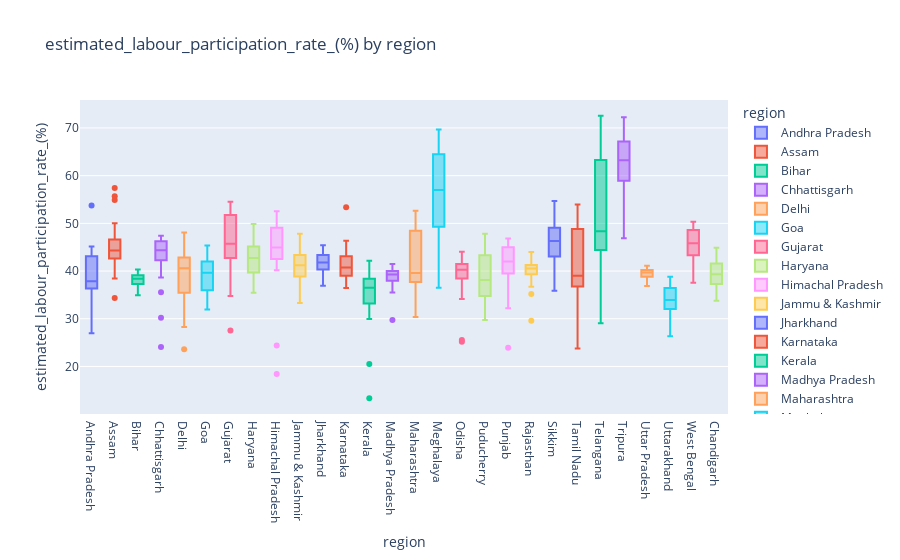

Notebook code for this chart:
### Code cell
import plotly.express as px

fig = px.box(df, x='region',y='estimated_labour_participation_rate_(%)',color='region',title="estimated_labour_participation_rate_(%) by region")

fig.show()

### Figure 1 — Plotly figure (JSON) as saved in the notebook; plotly's stock layout.template omitted (floating-point values rounded to 4 significant figures)
{"data": [{"alignmentgroup": "True", "hovertemplate": "region=%{x}<br>estimated_labour_participation_rate_(%)=%{y}<extra></extra>", "legendgroup": "Andhra Pradesh", "marker": {"color": "#636efa"}, "name": "Andhra Pradesh", "notched": false, "offsetgroup": "Andhra Pradesh", "orientation": "v", "showlegend": true, "type": "box", "x": ["Andhra Pradesh", "Andhra Pradesh", "Andhra Pradesh", "Andhra Pradesh", "Andhra Pradesh", "Andhra Pradesh", "Andhra Pradesh", "Andhra Pradesh", "Andhra Pradesh", "Andhra Pradesh", "Andhra Pradesh", "Andhra Pradesh", "Andhra Pradesh", "Andhra Pradesh", "Andhra Pradesh", "Andhra Pradesh", "Andhra Pradesh", "Andhra Pradesh", "Andhra Pradesh", "Andhra Pradesh", "Andhra Pradesh", "Andhra Pradesh", "Andhra Pradesh", "Andhra Pradesh", "Andhra Pradesh", "Andhra Pradesh", "Andhra Pradesh", "Andhra Pradesh"], "x0": " ", "xaxis": "x", "y": [43.24, 42.05, 43.5, 43.97, 44.68, 43.01, 41, 45.14, 43.46, 42.83, 40.66, 36.03, 38.16, 53.76, 37.45, 36.76, 36.1, 36.29, 36.69, 36.41, 36.62, 38.61, 35.91, 36.84, 36.08, 26.97, 32.69, 37.61], "y0": " ", "yaxis": "y"}, {"alignmentgroup": "True", "hovertemplate": "region=%{x}<br>estimated_labour_participation_rate_(%)=%{y}<extra></extra>", "legendgroup": "Assam", "marker": {"color": "#EF553B"}, "name": "Assam", "notched": false, "offsetgroup": "Assam", "orientation": "v", "showlegend": true, "type": "box", "x": ["Assam", "Assam", "Assam", "Assam", "Assam", "Assam", "Assam", "Assam", "Assam", "Assam", "Assam", "Assam", "Assam", "Assam", "Assam", "Assam", "Assam", "Assam", "Assam", "Assam", "Assam", "Assam", "Assam", "Assam", "Assam", "Assam"], "x0": " ", "xaxis": "x", "y": [57.39, 43.87, 48.21, 45.83, 55.67, 40.76, 46.64, 54.9, 40.17, 47.05, 50, 34.38, 44.92, 45.17, 44.32, 43.81, 42.66, 44.01, 44.59, 44.26, 42.82, 43.9, 45.03, 38.45, 39.04, 38.73], "y0": " ", "yaxis": "y"}, {"alignmentgroup": "True", "hovertemplate": "region=%{x}<br>estimated_labour_participation_rate_(%)=%{y}<extra></extra>", "legendgroup": "Bihar", "marker": {"color": "#00cc96"}, "name": "Bihar", "notched": false, "offsetgroup": "Bihar", "orientation": "v", "showlegend": true, "type": "box", "x": ["Bihar", "Bihar", "Bihar", "Bihar", "Bihar", "Bihar", "Bihar", "Bihar", "Bihar", "Bihar", "Bihar", "Bihar", "Bihar", "Bihar", "Bihar", "Bihar", "Bihar", "Bihar", "Bihar", "Bihar", "Bihar", "Bihar", "Bihar", "Bihar", "Bihar", "Bihar", "Bihar", "Bihar"], "x0": " ", "xaxis": "x", "y": [39.75, 39.71, 39.66, 36.85, 38.57, 40.31, 37.51, 37.25, 37.54, 37.28, 38.88, 38.63, 38.5, 37.4, 39.8, 39.35, 38.36, 38.03, 39.25, 38.45, 38.86, 36.29, 38.99, 37.87, 37.29, 34.94, 36.45, 36.54], "y0": " ", "yaxis": "y"}, {"alignmentgroup": "True", "hovertemplate": "region=%{x}<br>estimated_labour_participation_rate_(%)=%{y}<extra></extra>", "legendgroup": "Chhattisgarh", "marker": {"color": "#ab63fa"}, "name": "Chhattisgarh", "notched": false, "offsetgroup": "Chhattisgarh", "orientation": "v", "showlegend": true, "type": "box", "x": ["Chhattisgarh", "Chhattisgarh", "Chhattisgarh", "Chhattisgarh", "Chhattisgarh", "Chhattisgarh", "Chhattisgarh", "Chhattisgarh", "Chhattisgarh", "Chhattisgarh", "Chhattisgarh", "Chhattisgarh", "Chhattisgarh", "Chhattisgarh", "Chhattisgarh", "Chhattisgarh", "Chhattisgarh", "Chhattisgarh", "Chhattisgarh", "Chhattisgarh", "Chhattisgarh", "Chhattisgarh", "Chhattisgarh", "Chhattisgarh", "Chhattisgarh", "Chhattisgarh", "Chhattisgarh", "Chhattisgarh"], "x0": " ", "xaxis": "x", "y": [42.89, 43.71, 43.53, 42.55, 43.38, 46.28, 43.56, 42.59, 42.03, 45.05, 44.98, 39.43, 35.56, 38.66, 45.61, 45.88, 45.85, 46.91, 46.8, 46.82, 46.59, 45.59, 46.21, 47.14, 47.39, 24.06, 30.24, 39.41], "y0": " ", "yaxis": "y"}, {"alignmentgroup": "True", "hovertemplate": "region=%{x}<br>estimated_labour_participation_rate_(%)=%{y}<extra></extra>", "legendgroup": "Delhi", "marker": {"color": "#FFA15A"}, "name": "Delhi", "notched": false, "offsetgroup": "Delhi", "orientation": "v", "showlegend": true, "type": "box", "x": ["Delhi", "Delhi", "Delhi", "Delhi", "Delhi", "Delhi", "Delhi", "Delhi", "Delhi", "Delhi", "Delhi", "Delhi", "Delhi", "Delhi", "Delhi", "Delhi", "Delhi", "Delhi", "Delhi", "Delhi", "Delhi", "Delhi", "Delhi", "Delhi", "Delhi", "Delhi", "Delhi", "Delhi"], "x0": " ", "xaxis": "x", "y": [42.33, 35.74, 40.53, 35.21, 40.68, 37.9, 42.71, 37.08, 38.36, 35.84, 37.45, 30.21, 34.65, 29.22, 44.17, 42.71, 42.34, 42.9, 47.36, 45.78, 43.02, 42.56, 48.09, 44.18, 42.82, 23.59, 28.28, 34.32], "y0": " ", "yaxis": "y"}, {"alignmentgroup": "True", "hovertemplate": "region=%{x}<br>estimated_labour_participation_rate_(%)=%{y}<extra></extra>", "legendgroup": "Goa", "marker": {"color": "#19d3f3"}, "name": "Goa", "notched": false, "offsetgroup": "Goa", "orientation": "v", "showlegend": true, "type": "box", "x": ["Goa", "Goa", "Goa", "Goa", "Goa", "Goa", "Goa", "Goa", "Goa", "Goa", "Goa", "Goa", "Goa", "Goa", "Goa", "Goa", "Goa", "Goa", "Goa", "Goa", "Goa", "Goa", "Goa", "Goa"], "x0": " ", "xaxis": "x", "y": [39.16, 38.19, 39.81, 39.61, 35.78, 40.36, 44.09, 38.7, 35.36, 36.11, 45.36, 33.71, 34.17, 43.96, 40, 31.97, 39.92, 41.27, 45.22, 42.77, 35.95, 39.73, 36.05, 44.74], "y0": " ", "yaxis": "y"}, {"alignmentgroup": "True", "hovertemplate": "region=%{x}<br>estimated_labour_participation_rate_(%)=%{y}<extra></extra>", "legendgroup": "Gujarat", "marker": {"color": "#FF6692"}, "name": "Gujarat", "notched": false, "offsetgroup": "Gujarat", "orientation": "v", "showlegend": true, "type": "box", "x": ["Gujarat", "Gujarat", "Gujarat", "Gujarat", "Gujarat", "Gujarat", "Gujarat", "Gujarat", "Gujarat", "Gujarat", "Gujarat", "Gujarat", "Gujarat", "Gujarat", "Gujarat", "Gujarat", "Gujarat", "Gujarat", "Gujarat", "Gujarat", "Gujarat", "Gujarat", "Gujarat", "Gujarat", "Gujarat", "Gujarat", "Gujarat", "Gujarat"], "x0": " ", "xaxis": "x", "y": [52.03, 50.12, 54.21, 50.57, 51.01, 52.27, 54.55, 51.51, 54.07, 53.48, 52.06, 34.77, 46.31, 47.72, 41.67, 44.57, 42.54, 43.72, 41.75, 45.14, 43.5, 43.75, 42.19, 46.31, 42.9, 36.33, 27.52, 44.26], "y0": " ", "yaxis": "y"}, {"alignmentgroup": "True", "hovertemplate": "region=%{x}<br>estimated_labour_participation_rate_(%)=%{y}<extra></extra>", "legendgroup": "Haryana", "marker": {"color": "#B6E880"}, "name": "Haryana", "notched": false, "offsetgroup": "Haryana", "orientation": "v", "showlegend": true, "type": "box", "x": ["Haryana", "Haryana", "Haryana", "Haryana", "Haryana", "Haryana", "Haryana", "Haryana", "Haryana", "Haryana", "Haryana", "Haryana", "Haryana", "Haryana", "Haryana", "Haryana", "Haryana", "Haryana", "Haryana", "Haryana", "Haryana", "Haryana", "Haryana", "Haryana", "Haryana", "Haryana", "Haryana", "Haryana"], "x0": " ", "xaxis": "x", "y": [45.12, 45.23, 42.17, 48.23, 44.72, 46.07, 42.48, 47.4, 43.74, 45.37, 41.4, 49.85, 42.78, 48.53, 43.18, 43.06, 38.77, 39.87, 43.7, 42.58, 39.18, 39.57, 42.75, 42.32, 36.73, 35.48, 38.27, 38.09], "y0": " ", "yaxis": "y"}, {"alignmentgroup": "True", "hovertemplate": "region=%{x}<br>estimated_labour_participation_rate_(%)=%{y}<extra></extra>", "legendgroup": "Himachal Pradesh", "marker": {"color": "#FF97FF"}, "name": "Himachal Pradesh", "notched": false, "offsetgroup": "Himachal Pradesh", "orientation": "v", "showlegend": true, "type": "box", "x": ["Himachal Pradesh", "Himachal Pradesh", "Himachal Pradesh", "Himachal Pradesh", "Himachal Pradesh", "Himachal Pradesh", "Himachal Pradesh", "Himachal Pradesh", "Himachal Pradesh", "Himachal Pradesh", "Himachal Pradesh", "Himachal Pradesh", "Himachal Pradesh", "Himachal Pradesh", "Himachal Pradesh", "Himachal Pradesh", "Himachal Pradesh", "Himachal Pradesh", "Himachal Pradesh", "Himachal Pradesh", "Himachal Pradesh", "Himachal Pradesh", "Himachal Pradesh", "Himachal Pradesh", "Himachal Pradesh", "Himachal Pradesh", "Himachal Pradesh", "Himachal Pradesh"], "x0": " ", "xaxis": "x", "y": [44.23, 41.18, 44.91, 44.91, 45.02, 42.81, 48.5, 44.05, 45.11, 42.45, 40.17, 18.43, 42.62, 41.2, 45.27, 49.58, 49.22, 51.17, 45.87, 49.69, 52.17, 52.55, 48.92, 50.82, 48.74, 24.42, 43.55, 40.66], "y0": " ", "yaxis": "y"}, {"alignmentgroup": "True", "hovertemplate": "region=%{x}<br>estimated_labour_participation_rate_(%)=%{y}<extra></extra>", "legendgroup": "Jammu & Kashmir", "marker": {"color": "#FECB52"}, "name": "Jammu & Kashmir", "notched": false, "offsetgroup": "Jammu & Kashmir", "orientation": "v", "showlegend": true, "type": "box", "x": ["Jammu & Kashmir", "Jammu & Kashmir", "Jammu & Kashmir", "Jammu & Kashmir", "Jammu & Kashmir", "Jammu & Kashmir", "Jammu & Kashmir", "Jammu & Kashmir", "Jammu & Kashmir", "Jammu & Kashmir", "Jammu & Kashmir", "Jammu & Kashmir", "Jammu & Kashmir", "Jammu & Kashmir", "Jammu & Kashmir", "Jammu & Kashmir", "Jammu & Kashmir", "Jammu & Kashmir", "Jammu & Kashmir", "Jammu & Kashmir", "Jammu & Kashmir"], "x0": " ", "xaxis": "x", "y": [40.57, 39.02, 41.71, 44.17, 43.08, 39.69, 42.56, 38.25, 39.06, 38.46, 34.94, 46.74, 45.17, 47.8, 42.63, 44.92, 40.71, 41.4, 41.23, 36.21, 33.33], "y0": " ", "yaxis": "y"}, {"alignmentgroup": "True", "hovertemplate": "region=%{x}<br>estimated_labour_participation_rate_(%)=%{y}<extra></extra>", "legendgroup": "Jharkhand", "marker": {"color": "#636efa"}, "name": "Jharkhand", "notched": false, "offsetgroup": "Jharkhand", "orientation": "v", "showlegend": true, "type": "box", "x": ["Jharkhand", "Jharkhand", "Jharkhand", "Jharkhand", "Jharkhand", "Jharkhand", "Jharkhand", "Jharkhand", "Jharkhand", "Jharkhand", "Jharkhand", "Jharkhand", "Jharkhand", "Jharkhand", "Jharkhand", "Jharkhand", "Jharkhand", "Jharkhand", "Jharkhand", "Jharkhand", "Jharkhand", "Jharkhand", "Jharkhand", "Jharkhand", "Jharkhand", "Jharkhand", "Jharkhand", "Jharkhand"], "x0": " ", "xaxis": "x", "y": [39.04, 41.12, 39.66, 40.83, 41.24, 42.33, 40.26, 41.09, 42.43, 44.05, 37.96, 36.92, 37.03, 40.65, 43.25, 43.51, 42.82, 43.35, 44.18, 44.82, 43.17, 43.14, 44.33, 45.42, 43.34, 39.92, 40.49, 40.43], "y0": " ", "yaxis": "y"}, {"alignmentgroup": "True", "hovertemplate": "region=%{x}<br>estimated_labour_participation_rate_(%)=%{y}<extra></extra>", "legendgroup": "Karnataka", "marker": {"color": "#EF553B"}, "name": "Karnataka", "notched": false, "offsetgroup": "Karnataka", "orientation": "v", "showlegend": true, "type": "box", "x": ["Karnataka", "Karnataka", "Karnataka", "Karnataka", "Karnataka", "Karnataka", "Karnataka", "Karnataka", "Karnataka", "Karnataka", "Karnataka", "Karnataka", "Karnataka", "Karnataka", "Karnataka", "Karnataka", "Karnataka", "Karnataka", "Karnataka", "Karnataka", "Karnataka", "Karnataka", "Karnataka", "Karnataka", "Karnataka", "Karnataka", "Karnataka", "Karnataka"], "x0": " ", "xaxis": "x", "y": [46.36, 43.12, 38.42, 39.93, 44.45, 43.1, 36.45, 39.92, 44.52, 41.33, 40.85, 43.25, 43.09, 53.37, 40.62, 40.89, 39.09, 38.04, 39, 39.7, 38.6, 37.66, 38.94, 39.45, 41.55, 42.14, 43.9, 39.93], "y0": " ", "yaxis": "y"}, {"alignmentgroup": "True", "hovertemplate": "region=%{x}<br>estimated_labour_participation_rate_(%)=%{y}<extra></extra>", "legendgroup": "Kerala", "marker": {"color": "#00cc96"}, "name": "Kerala", "notched": false, "offsetgroup": "Kerala", "orientation": "v", "showlegend": true, "type": "box", "x": ["Kerala", "Kerala", "Kerala", "Kerala", "Kerala", "Kerala", "Kerala", "Kerala", "Kerala", "Kerala", "Kerala", "Kerala", "Kerala", "Kerala", "Kerala", "Kerala", "Kerala", "Kerala", "Kerala", "Kerala", "Kerala", "Kerala", "Kerala", "Kerala", "Kerala", "Kerala", "Kerala", "Kerala"], "x0": " ", "xaxis": "x", "y": [38.07, 42.19, 34.96, 39.9, 38.97, 40.02, 32.71, 38.67, 37.66, 38.84, 30.87, 13.33, 33.62, 37.01, 36.65, 37.42, 33.13, 35.91, 36.57, 36.49, 32.36, 35.56, 36.53, 36.48, 33.24, 20.51, 29.95, 38.68], "y0": " ", "yaxis": "y"}, {"alignmentgroup": "True", "hovertemplate": "region=%{x}<br>estimated_labour_participation_rate_(%)=%{y}<extra></extra>", "legendgroup": "Madhya Pradesh", "marker": {"color": "#ab63fa"}, "name": "Madhya Pradesh", "notched": false, "offsetgroup": "Madhya Pradesh", "orientation": "v", "showlegend": true, "type": "box", "x": ["Madhya Pradesh", "Madhya Pradesh", "Madhya Pradesh", "Madhya Pradesh", "Madhya Pradesh", "Madhya Pradesh", "Madhya Pradesh", "Madhya Pradesh", "Madhya Pradesh", "Madhya Pradesh", "Madhya Pradesh", "Madhya Pradesh", "Madhya Pradesh", "Madhya Pradesh", "Madhya Pradesh", "Madhya Pradesh", "Madhya Pradesh", "Madhya Pradesh", "Madhya Pradesh", "Madhya Pradesh", "Madhya Pradesh", "Madhya Pradesh", "Madhya Pradesh", "Madhya Pradesh", "Madhya Pradesh", "Madhya Pradesh", "Madhya Pradesh", "Madhya Pradesh"], "x0": " ", "xaxis": "x", "y": [37.97, 40.48, 40.2, 41.25, 39.4, 41.46, 39.44, 40.77, 39.35, 39.57, 38.9, 37.88, 39.24, 41.5, 38.96, 38.8, 37.67, 40.6, 39.67, 38.2, 37.94, 39.83, 39.59, 37.68, 36.68, 29.76, 35.49, 38.72], "y0": " ", "yaxis": "y"}, {"alignmentgroup": "True", "hovertemplate": "region=%{x}<br>estimated_labour_participation_rate_(%)=%{y}<extra></extra>", "legendgroup": "Maharashtra", "marker": {"color": "#FFA15A"}, "name": "Maharashtra", "notched": false, "offsetgroup": "Maharashtra", "orientation": "v", "showlegend": true, "type": "box", "x": ["Maharashtra", "Maharashtra", "Maharashtra", "Maharashtra", "Maharashtra", "Maharashtra", "Maharashtra", "Maharashtra", "Maharashtra", "Maharashtra", "Maharashtra", "Maharashtra", "Maharashtra", "Maharashtra", "Maharashtra", "Maharashtra", "Maharashtra", "Maharashtra", "Maharashtra", "Maharashtra", "Maharashtra", "Maharashtra", "Maharashtra", "Maharashtra", "Maharashtra", "Maharashtra", "Maharashtra", "Maharashtra"], "x0": " ", "xaxis": "x", "y": [47.11, 45.69, 48.8, 52.67, 49.74, 47.61, 48.53, 50.98, 50.36, 49.36, 45.6, 37.42, 41.21, 48.34, 38.3, 39.3, 38.81, 37.84, 39.58, 39.05, 39.61, 37.57, 37.32, 37.61, 37.8, 30.86, 30.38, 37.04], "y0": " ", "yaxis": "y"}, {"alignmentgroup": "True", "hovertemplate": "region=%{x}<br>estimated_labour_participation_rate_(%)=%{y}<extra></extra>", "legendgroup": "Meghalaya", "marker": {"color": "#19d3f3"}, "name": "Meghalaya", "notched": false, "offsetgroup": "Meghalaya", "orientation": "v", "showlegend": true, "type": "box", "x": ["Meghalaya", "Meghalaya", "Meghalaya", "Meghalaya", "Meghalaya", "Meghalaya", "Meghalaya", "Meghalaya", "Meghalaya", "Meghalaya", "Meghalaya", "Meghalaya", "Meghalaya", "Meghalaya", "Meghalaya", "Meghalaya", "Meghalaya", "Meghalaya", "Meghalaya", "Meghalaya", "Meghalaya", "Meghalaya", "Meghalaya", "Meghalaya", "Meghalaya", "Meghalaya", "Meghalaya"], "x0": " ", "xaxis": "x", "y": [66.13, 61.09, 66.67, 60.86, 66.02, 63.44, 69.03, 63.18, 69.66, 64.06, 67.46, 48.83, 57.26, 64.63, 47.79, 48.29, 56.55, 52.27, 50.77, 47.71, 57.02, 53.04, 51.53, 47.26, 55.64, 36.51, 48.48], "y0": " ", "yaxis": "y"}, {"alignmentgroup": "True", "hovertemplate": "region=%{x}<br>estimated_labour_participation_rate_(%)=%{y}<extra></extra>", "legendgroup": "Odisha", "marker": {"color": "#FF6692"}, "name": "Odisha", "notched": false, "offsetgroup": "Odisha", "orientation": "v", "showlegend": true, "type": "box", "x": ["Odisha", "Odisha", "Odisha", "Odisha", "Odisha", "Odisha", "Odisha", "Odisha", "Odisha", "Odisha", "Odisha", "Odisha", "Odisha", "Odisha", "Odisha", "Odisha", "Odisha", "Odisha", "Odisha", "Odisha", "Odisha", "Odisha", "Odisha", "Odisha", "Odisha", "Odisha", "Odisha", "Odisha"], "x0": " ", "xaxis": "x", "y": [40.47, 39.94, 43.05, 42.13, 40.32, 41.88, 44.06, 40.91, 39.09, 41.98, 39.55, 25.16, 36.48, 36.36, 41.26, 38.39, 40.99, 40.25, 42.15, 40.51, 41.71, 38.46, 41.05, 38.97, 39.93, 25.53, 34.12, 35.24], "y0": " ", "yaxis": "y"}, {"alignmentgroup": "True", "hovertemplate": "region=%{x}<br>estimated_labour_participation_rate_(%)=%{y}<extra></extra>", "legendgroup": "Puducherry", "marker": {"color": "#B6E880"}, "name": "Puducherry", "notched": false, "offsetgroup": "Puducherry", "orientation": "v", "showlegend": true, "type": "box", "x": ["Puducherry", "Puducherry", "Puducherry", "Puducherry", "Puducherry", "Puducherry", "Puducherry", "Puducherry", "Puducherry", "Puducherry", "Puducherry", "Puducherry", "Puducherry", "Puducherry", "Puducherry", "Puducherry", "Puducherry", "Puducherry", "Puducherry", "Puducherry", "Puducherry", "Puducherry", "Puducherry", "Puducherry", "Puducherry", "Puducherry"], "x0": " ", "xaxis": "x", "y": [43.08, 45.95, 34.56, 47.83, 43.34, 44.85, 35, 45.07, 43.18, 45.38, 35.23, 46.79, 35.71, 37.73, 34.77, 42.41, 35.73, 38.86, 34.19, 40.42, 34.59, 38.5, 34.12, 35.54, 31.25, 29.73], "y0": " ", "yaxis": "y"}, {"alignmentgroup": "True", "hovertemplate": "region=%{x}<br>estimated_labour_participation_rate_(%)=%{y}<extra></extra>", "legendgroup": "Punjab", "marker": {"color": "#FF97FF"}, "name": "Punjab", "notched": false, "offsetgroup": "Punjab", "orientation": "v", "showlegend": true, "type": "box", "x": ["Punjab", "Punjab", "Punjab", "Punjab", "Punjab", "Punjab", "Punjab", "Punjab", "Punjab", "Punjab", "Punjab", "Punjab", "Punjab", "Punjab", "Punjab", "Punjab", "Punjab", "Punjab", "Punjab", "Punjab", "Punjab", "Punjab", "Punjab", "Punjab", "Punjab", "Punjab", "Punjab", "Punjab"], "x0": " ", "xaxis": "x", "y": [44.79, 45.79, 46.5, 44.08, 45.49, 45.66, 45.55, 43.4, 45.22, 44.19, 46.85, 32.2, 41.14, 43.9, 40.03, 40.02, 42.62, 41.61, 39.97, 37.1, 41.82, 42.17, 39.04, 37.82, 41.29, 23.95, 34.71, 34.96], "y0": " ", "yaxis": "y"}, {"alignmentgroup": "True", "hovertemplate": "region=%{x}<br>estimated_labour_participation_rate_(%)=%{y}<extra></extra>", "legendgroup": "Rajasthan", "marker": {"color": "#FECB52"}, "name": "Rajasthan", "notched": false, "offsetgroup": "Rajasthan", "orientation": "v", "showlegend": true, "type": "box", "x": ["Rajasthan", "Rajasthan", "Rajasthan", "Rajasthan", "Rajasthan", "Rajasthan", "Rajasthan", "Rajasthan", "Rajasthan", "Rajasthan", "Rajasthan", "Rajasthan", "Rajasthan", "Rajasthan", "Rajasthan", "Rajasthan", "Rajasthan", "Rajasthan", "Rajasthan", "Rajasthan", "Rajasthan", "Rajasthan", "Rajasthan", "Rajasthan", "Rajasthan", "Rajasthan", "Rajasthan", "Rajasthan"], "x0": " ", "xaxis": "x", "y": [38.52, 41.02, 39.78, 41.48, 39.24, 42.69, 40.87, 43, 40.12, 41.83, 39.47, 35.21, 41.11, 43.98, 39.44, 40.73, 40.38, 40.34, 39.15, 40.8, 40.73, 40.9, 41.59, 41.62, 39.71, 29.57, 36.71, 39.26], "y0": " ", "yaxis": "y"}, {"alignmentgroup": "True", "hovertemplate": "region=%{x}<br>estimated_labour_participation_rate_(%)=%{y}<extra></extra>", "legendgroup": "Sikkim", "marker": {"color": "#636efa"}, "name": "Sikkim", "notched": false, "offsetgroup": "Sikkim", "orientation": "v", "showlegend": true, "type": "box", "x": ["Sikkim", "Sikkim", "Sikkim", "Sikkim", "Sikkim", "Sikkim", "Sikkim", "Sikkim", "Sikkim", "Sikkim", "Sikkim", "Sikkim", "Sikkim", "Sikkim", "Sikkim", "Sikkim", "Sikkim"], "x0": " ", "xaxis": "x", "y": [44.06, 53.04, 46.3, 37.72, 42.36, 48.61, 48.13, 54.67, 46.63, 45.61, 46.97, 53.8, 45.24, 50.57, 40.31, 43.32, 35.85], "y0": " ", "yaxis": "y"}, {"alignmentgroup": "True", "hovertemplate": "region=%{x}<br>estimated_labour_participation_rate_(%)=%{y}<extra></extra>", "legendgroup": "Tamil Nadu", "marker": {"color": "#EF553B"}, "name": "Tamil Nadu", "notched": false, "offsetgroup": "Tamil Nadu", "orientation": "v", "showlegend": true, "type": "box", "x": ["Tamil Nadu", "Tamil Nadu", "Tamil Nadu", "Tamil Nadu", "Tamil Nadu", "Tamil Nadu", "Tamil Nadu", "Tamil Nadu", "Tamil Nadu", "Tamil Nadu", "Tamil Nadu", "Tamil Nadu", "Tamil Nadu", "Tamil Nadu", "Tamil Nadu", "Tamil Nadu", "Tamil Nadu", "Tamil Nadu", "Tamil Nadu", "Tamil Nadu", "Tamil Nadu", "Tamil Nadu", "Tamil Nadu", "Tamil Nadu", "Tamil Nadu", "Tamil Nadu", "Tamil Nadu", "Tamil Nadu"], "x0": " ", "xaxis": "x", "y": [49.44, 50.99, 53.94, 52.17, 45.62, 48.55, 50.95, 48.8, 46.23, 48.86, 51.56, 33.05, 28.6, 31.49, 37.31, 39.16, 38.89, 41.13, 37.76, 38.42, 37.38, 41.29, 37.64, 37.48, 36.17, 26.17, 23.77, 31.6], "y0": " ", "yaxis": "y"}, {"alignmentgroup": "True", "hovertemplate": "region=%{x}<br>estimated_labour_participation_rate_(%)=%{y}<extra></extra>", "legendgroup": "Telangana", "marker": {"color": "#00cc96"}, "name": "Telangana", "notched": false, "offsetgroup": "Telangana", "orientation": "v", "showlegend": true, "type": "box", "x": ["Telangana", "Telangana", "Telangana", "Telangana", "Telangana", "Telangana", "Telangana", "Telangana", "Telangana", "Telangana", "Telangana", "Telangana", "Telangana", "Telangana", "Telangana", "Telangana", "Telangana", "Telangana", "Telangana", "Telangana", "Telangana", "Telangana", "Telangana", "Telangana", "Telangana", "Telangana", "Telangana", "Telangana"], "x0": " ", "xaxis": "x", "y": [61.74, 62.19, 64.4, 59.23, 72.57, 66.49, 65.17, 60.61, 68.51, 66.92, 68.53, 49.44, 61, 58.97, 44.59, 45.43, 44.36, 45.39, 47.28, 44.51, 43.87, 43.13, 45.95, 45.78, 43.65, 29.05, 37.63, 37.68], "y0": " ", "yaxis": "y"}, {"alignmentgroup": "True", "hovertemplate": "region=%{x}<br>estimated_labour_participation_rate_(%)=%{y}<extra></extra>", "legendgroup": "Tripura", "marker": {"color": "#ab63fa"}, "name": "Tripura", "notched": false, "offsetgroup": "Tripura", "orientation": "v", "showlegend": true, "type": "box", "x": ["Tripura", "Tripura", "Tripura", "Tripura", "Tripura", "Tripura", "Tripura", "Tripura", "Tripura", "Tripura", "Tripura", "Tripura", "Tripura", "Tripura", "Tripura", "Tripura", "Tripura", "Tripura", "Tripura", "Tripura", "Tripura", "Tripura", "Tripura", "Tripura", "Tripura", "Tripura", "Tripura", "Tripura"], "x0": " ", "xaxis": "x", "y": [64.47, 67.4, 60.54, 58.29, 65.9, 68.21, 64.29, 63.02, 68.61, 69.88, 68.28, 52.63, 46.9, 59.74, 69.5, 58.8, 59.1, 59.07, 66.9, 60, 62.14, 63.41, 72.26, 66.04, 63.56, 47.65, 48.31, 56.17], "y0": " ", "yaxis": "y"}, {"alignmentgroup": "True", "hovertemplate": "region=%{x}<br>estimated_labour_participation_rate_(%)=%{y}<extra></extra>", "legendgroup": "Uttar Pradesh", "marker": {"color": "#FFA15A"}, "name": "Uttar Pradesh", "notched": false, "offsetgroup": "Uttar Pradesh", "orientation": "v", "showlegend": true, "type": "box", "x": ["Uttar Pradesh", "Uttar Pradesh", "Uttar Pradesh", "Uttar Pradesh", "Uttar Pradesh", "Uttar Pradesh", "Uttar Pradesh", "Uttar Pradesh", "Uttar Pradesh", "Uttar Pradesh", "Uttar Pradesh", "Uttar Pradesh", "Uttar Pradesh", "Uttar Pradesh", "Uttar Pradesh", "Uttar Pradesh", "Uttar Pradesh", "Uttar Pradesh", "Uttar Pradesh", "Uttar Pradesh", "Uttar Pradesh", "Uttar Pradesh", "Uttar Pradesh", "Uttar Pradesh", "Uttar Pradesh", "Uttar Pradesh", "Uttar Pradesh", "Uttar Pradesh"], "x0": " ", "xaxis": "x", "y": [39.96, 39.32, 38.78, 40.24, 38.79, 39.07, 38.01, 39.77, 39.67, 39.13, 38.53, 40.37, 37.52, 36.89, 40.43, 39.75, 40.43, 40.87, 40.07, 39.71, 40.6, 40.21, 39.52, 39.54, 40, 37.74, 41.1, 38.09], "y0": " ", "yaxis": "y"}, {"alignmentgroup": "True", "hovertemplate": "region=%{x}<br>estimated_labour_participation_rate_(%)=%{y}<extra></extra>", "legendgroup": "Uttarakhand", "marker": {"color": "#19d3f3"}, "name": "Uttarakhand", "notched": false, "offsetgroup": "Uttarakhand", "orientation": "v", "showlegend": true, "type": "box", "x": ["Uttarakhand", "Uttarakhand", "Uttarakhand", "Uttarakhand", "Uttarakhand", "Uttarakhand", "Uttarakhand", "Uttarakhand", "Uttarakhand", "Uttarakhand", "Uttarakhand", "Uttarakhand", "Uttarakhand", "Uttarakhand", "Uttarakhand", "Uttarakhand", "Uttarakhand", "Uttarakhand", "Uttarakhand", "Uttarakhand", "Uttarakhand", "Uttarakhand", "Uttarakhand", "Uttarakhand", "Uttarakhand", "Uttarakhand", "Uttarakhand"], "x0": " ", "xaxis": "x", "y": [37.47, 37.01, 36.97, 35.39, 38.79, 36.9, 36.73, 35.19, 35.69, 37.16, 35.04, 33.94, 32, 26.33, 33.54, 32.48, 31.21, 27.51, 33.87, 33.61, 31.65, 27.55, 35.11, 33.33, 29.59, 32.27, 35.61], "y0": " ", "yaxis": "y"}, {"alignmentgroup": "True", "hovertemplate": "region=%{x}<br>estimated_labour_participation_rate_(%)=%{y}<extra></extra>", "legendgroup": "West Bengal", "marker": {"color": "#FF6692"}, "name": "West Bengal", "notched": false, "offsetgroup": "West Bengal", "orientation": "v", "showlegend": true, "type": "box", "x": ["West Bengal", "West Bengal", "West Bengal", "West Bengal", "West Bengal", "West Bengal", "West Bengal", "West Bengal", "West Bengal", "West Bengal", "West Bengal", "West Bengal", "West Bengal", "West Bengal", "West Bengal", "West Bengal", "West Bengal", "West Bengal", "West Bengal", "West Bengal", "West Bengal", "West Bengal", "West Bengal", "West Bengal", "West Bengal", "West Bengal", "West Bengal", "West Bengal"], "x0": " ", "xaxis": "x", "y": [46.41, 50.36, 48.78, 48.79, 49.87, 48.09, 50, 48.47, 48.3, 49.51, 49.18, 39.27, 42.53, 40.44, 46.37, 43.51, 44.38, 46.77, 45.74, 43.25, 43.44, 45.97, 45.39, 44.09, 43.34, 41.2, 40.67, 37.57], "y0": " ", "yaxis": "y"}, {"alignmentgroup": "True", "hovertemplate": "region=%{x}<br>estimated_labour_participation_rate_(%)=%{y}<extra></extra>", "legendgroup": "Chandigarh", "marker": {"color": "#B6E880"}, "name": "Chandigarh", "notched": false, "offsetgroup": "Chandigarh", "orientation": "v", "showlegend": true, "type": "box", "x": ["Chandigarh", "Chandigarh", "Chandigarh", "Chandigarh", "Chandigarh", "Chandigarh", "Chandigarh", "Chandigarh", "Chandigarh", "Chandigarh", "Chandigarh", "Chandigarh"], "x0": " ", "xaxis": "x", "y": [44.89, 40.44, 39.47, 37.95, 42.77, 40.06, 38.6, 35.19, 42.94, 39.25, 36.68, 33.8], "y0": " ", "yaxis": "y"}], "layout": {"boxmode": "overlay", "legend": {"title": {"text": "region"}, "tracegroupgap": 0}, "title": {"text": "estimated_labour_participation_rate_(%) by region"}, "xaxis": {"anchor": "y", "categoryarray": ["Andhra Pradesh", "Assam", "Bihar", "Chhattisgarh", "Delhi", "Goa", "Gujarat", "Haryana", "Himachal Pradesh", "Jammu & Kashmir", "Jharkhand", "Karnataka", "Kerala", "Madhya Pradesh", "Maharashtra", "Meghalaya", "Odisha", "Puducherry", "Punjab", "Rajasthan", "Sikkim", "Tamil Nadu", "Telangana", "Tripura", "Uttar Pradesh", "Uttarakhand", "West Bengal", "Chandigarh"], "categoryorder": "array", "domain": [0, 1], "title": {"text": "region"}}, "yaxis": {"anchor": "x", "domain": [0, 1], "title": {"text": "estimated_labour_participation_rate_(%)"}}}}
